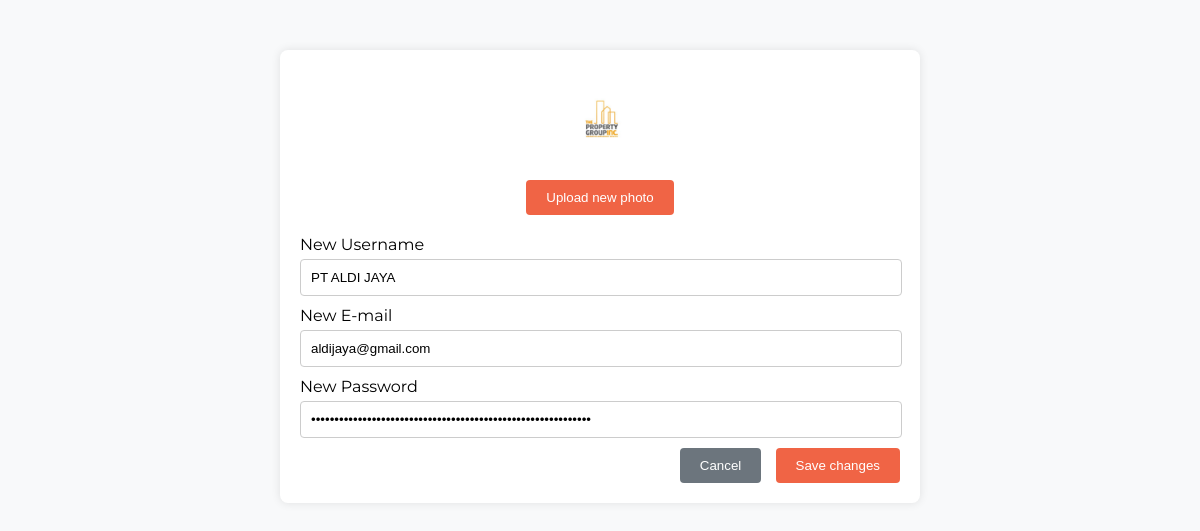
The app's page /profil.php (signed in) with its own data.
### tables this page shows
CREATE TABLE `mitra` (
  `id` int(11) NOT NULL,
  `username` varchar(50) NOT NULL,
  `email` varchar(50) NOT NULL,
  `password` varchar(250) NOT NULL,
  `gambar` varchar(200) NOT NULL
);

### db/functions.php (called while the page is built, shortened)
<?php
$connect = mysqli_connect("localhost", "root", "", "trustbuilder");
function query($query) {
    global $connect;
    $result = mysqli_query($connect, $query);
    $rows = [];
    while ($row = mysqli_fetch_assoc($result)) {
        $rows[] = $row;
    }
    return $rows;
}
?>

### profil.php (the view, shortened to what this page needs)
<?php
require 'db/functions.php';
$id = $_SESSION["id_mitra"];
if ($_SESSION["role"] == "mitra") {
    $user = query("SELECT * FROM mitra WHERE id = $id")[0];
} else {
    $user = query("SELECT * FROM users WHERE id = $id")[0];
}
?>
<!DOCTYPE html>
<html lang="en">
<head>
</head>
<body>
    <div class="container">
        <div class="profile-image">
            <img src="<?= $user['gambar'] ?? 'https://via.placeholder.com/100' ?>" alt="Profile Image">
            <button onclick="document.getElementById('profile-image-input').click();">Upload new photo</button>
        </div>
        <form action="" method="post" class="profile-settings" enctype="multipart/form-data">
            <label for="username">New Username</label>
            <input type="text" name="username" id="username" value="<?= $user["username"] ?>">
            <label for="email">New E-mail</label>
            <input type="email" name="email" id="email" value="<?= $user["email"] ?>">
            <label for="new-password">New Password</label>
            <input type="password" name="password" id="new-password" value="<?= $user["password"] ?>">
            <div class="form-actions">
                <button type="button" class="cancel-btn">Cancel</button>
                <button name="submit" type="submit" class="save-btn">Save changes</button>
            </div>
        </form>
    </div>
</body>
</html>

### profil.php (style rules this page uses)
body { font-family: 'Montserrat', sans-serif; background-color: #f8f9fa; margin: 0; padding: 0; }
.container { max-width: 600px; margin: 50px auto; background-color: #fff; padding: 20px; border-radius: 8px; box-shadow: 0 0 10px rgba(0,0,0,0.1); }
.profile-image { text-align: center; margin-bottom: 20px; }
.profile-image img { border-radius: 50%; width: 100px; height: 100px; display: block; margin: 0 auto; }
.profile-image button { margin-top: 10px; padding: 10px 20px; background-color: #f06445; color: white; border: none; border-radius: 4px; cursor: pointer; transition: background-color 0.3s; }
.profile-settings label { display: block; margin: 10px 0 5px; }
.profile-settings input { width: calc(100% - 20px); padding: 10px; margin-bottom: 10px; border: 1px solid #ccc; border-radius: 4px; display: block; }
.profile-settings .form-actions { text-align: right; }
.profile-settings .form-actions button { padding: 10px 20px; border: none; border-radius: 4px; cursor: pointer; color: white; transition: background-color 0.3s; }
.profile-settings .form-actions .save-btn { background-color: #f06445; }
.profile-settings .form-actions .cancel-btn { background-color: #6c757d; margin-right: 10px; }

### records on screen
mitra: gambar (picture), username "PT ALDI JAYA", email "aldijaya@gmail.com"
